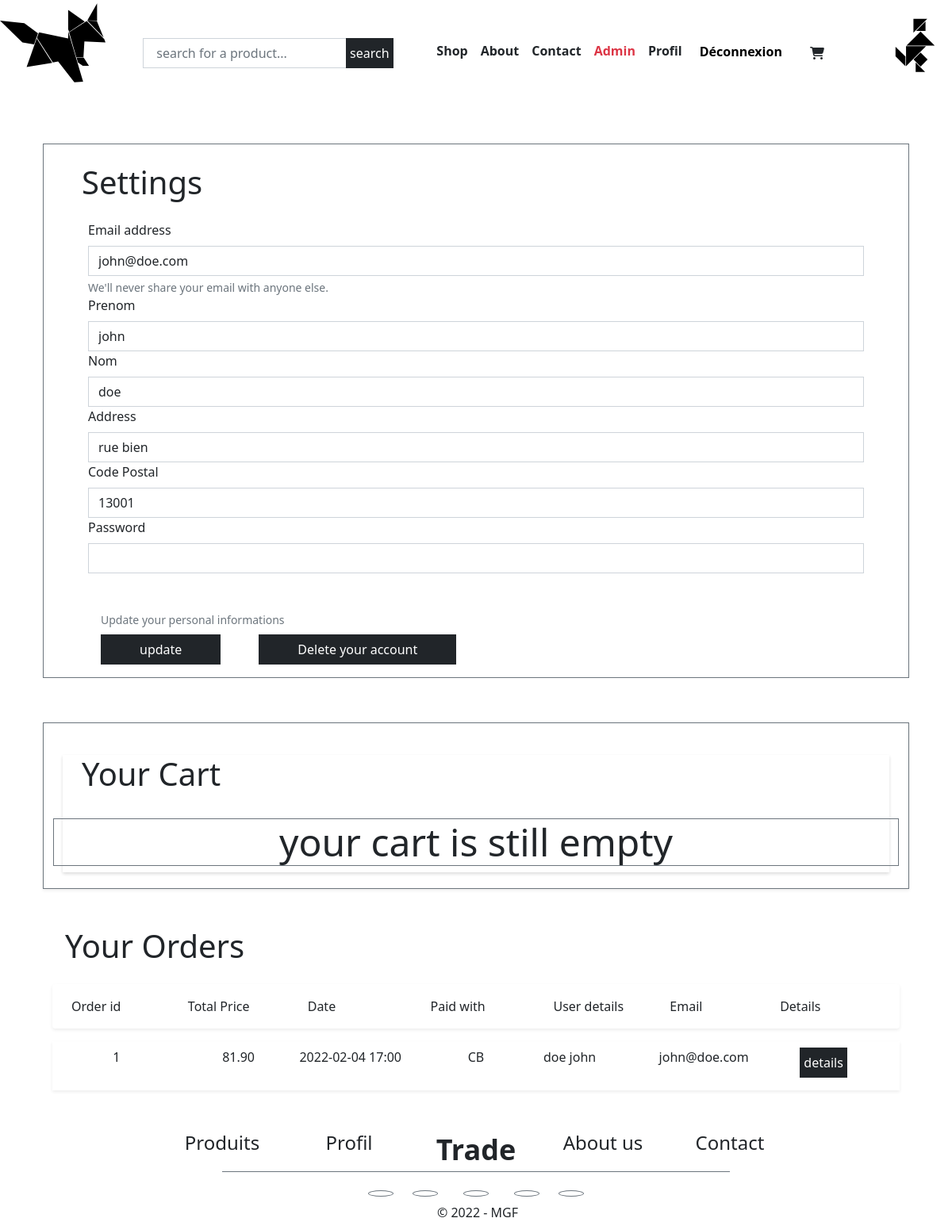
Page /profil.php (signed in) on the committed database.
### tables this page shows
CREATE TABLE IF NOT EXISTS Paniers (
    id_panier INT AUTO_INCREMENT NOT NULL, 
    id_utilisateur INT NOT NULL, 
    PRIMARY KEY (id_panier),
    CONSTRAINT FK_Paniers_id_utilisateur_Utilisateurs 
    FOREIGN KEY (id_utilisateur) REFERENCES Utilisateurs (id_utilisateur)
    );

CREATE TABLE IF NOT EXISTS Commandes (
    id_commande INT AUTO_INCREMENT NOT NULL, 
    date_commande DATETIME, 
    id_panier INT NOT NULL, 
    id_paiement INT NOT NULL,
    CONSTRAINT FK_Commandes_paniers_id_panier_paniers 
    FOREIGN KEY (id_panier) REFERENCES Paniers (id_panier), 
    CONSTRAINT FK_Commandes_id_paiement_Paiement 
    FOREIGN KEY (id_paiement) REFERENCES Paiements (id_paiement),  
    PRIMARY KEY (id_commande));

CREATE TABLE IF NOT EXISTS Paiements (
    id_paiement INT AUTO_INCREMENT NOT NULL, 
    nom_paiement VARCHAR(255), 
    PRIMARY KEY (id_paiement));

CREATE TABLE IF NOT EXISTS Utilisateurs (
    id_utilisateur INT AUTO_INCREMENT NOT NULL, 
    prenom VARCHAR(255), 
    nom VARCHAR(255), 
    email VARCHAR(255), 
    password VARCHAR(255), 
    address VARCHAR(255), 
    code_postal INT(5), 
    id_droit INT NOT NULL,
    PRIMARY KEY (id_utilisateur),
    CONSTRAINT FK_Utilisateurs_id_droit_droits FOREIGN KEY (id_droit) REFERENCES droits (id_droit) 
    );

### Controller/profil_controller.php (called while the page is built, shortened)
<?php
$user= new User();
if(isset($_SESSION['connected']))
{
    $all_infos= $user->getAllInfos();
    if($verify_profile=1)
    {
        $user_infos = $user->getUserInfos($_SESSION["id"]);
        $orders=$user->getAllOrders($_SESSION["id"]);
    }
    else
    {
        header('location:connexion.php');
        exit();
    }
}
else
{
    header('location:connexion.php');
    exit();
}

### Model/User.php (called while the page is built, shortened)
<?php
require_once 'Model/Model.php';
Class User extends Model
{
    public function getAllInfos()
    {
        $sql = "SELECT * FROM utilisateurs ";
        $result = $this->selectQuery($sql);
        $result = $result->fetchAll();
        return $result;
    }
    public function getUserInfos($id)
    {
        $sql = "SELECT * FROM utilisateurs WHERE id_utilisateur = :id_utilisateur";
        $params = [':id_utilisateur' => $id ];
        $result = $this->selectQuery($sql, $params);
        $info=$result->fetch();
        return $info;
    }
    public function getAllOrders( $id_utilisateurs)
    {
        $sql = "SELECT paniers.id_utilisateur, paniers.id_panier,
                        commandes.id_commande,commandes.date_commande,commandes.id_panier, commandes.id_paiement,
                        contient.id_produit, contient.quantité,
                        produits.id_produit, produits.nom_produit, produits.description_produit, produits.unit_price,
                        paiements.id_paiement, paiements.nom_paiement,
                SUM(contient.quantité*produits.unit_price) AS price
				FROM paniers
			    JOIN commandes ON paniers.id_panier = commandes.id_panier
                JOIN contient  ON paniers.id_panier = contient.id_panier
                JOIN produits  ON contient.id_produit = produits.id_produit
				JOIN paiements ON paiements.id_paiement = commandes.id_paiement
                WHERE paniers.id_utilisateur = :id_utilisateur
                GROUP BY commandes.id_commande
                ORDER BY commandes.date_commande DESC ";
        $params = [':id_utilisateur' => intval($id_utilisateurs) ];
        $result = $this->selectQuery($sql, $params);
        $commandes=$result->fetchAll();
        return $commandes;
    }
}

### Model/Model.php (called while the page is built, shortened)
<?php
abstract Class Model {
    private function getConn()
    {
        $server="localhost";
        $username="root";
        $password="";
        $database="boutique";
        $dsn = "mysql:host=$server;dbname=$database;charset=UTF8";
        $this->conn = new PDO($dsn, $username, $password);
        return $this->conn;
    }
    public function selectQuery($sql,$params=null)
    {
        if($params===null)
        {
            $result = $this->getConn()->query($sql);
        }
        else
        {
            $result = $this->getConn()->prepare($sql);
            $result->execute($params);
        }
        return $result;
    }
}

### profil.php (the view, shortened to what this page needs)
<?php require_once('Model/User.php'); ?>
<?php require_once('Controller/profil_controller.php'); ?>
    <div class="d-flex flex-column justify-content-center align-items-center">
        <div class="container-xl px-4 mt-4">
            <div class=" border border-secondary border-1 px-4 mt-4 mb-2">
                <div class="display-6 px-4 mt-4"><b>Settings </b></div>
                <form class="px-4 mt-4" id="updateUserForm" method="POST">
                    <div class=" px-2">
                        <label for="exampleInputEmail1" class="form-label"><span class="h6">Email address</span></label>
                        <input type="email" class="form-control rounded-0" name="email" id="exampleInputEmail1"
                        aria-describedby="emailHelp" value="<?= $_SESSION["email"]?>">
                        <div id="emailHelp" class="form-text">We'll never share your email with anyone else.</div>
                    </div>
                    <div class=" px-2">
                        <label for="exampleInputText1" class="form-label"><span class="h6">Prenom</span></label>
                        <input type="text" class="form-control rounded-0" name="prenom" id="exampleInputText1"
                        aria-describedby="textHelp" value="<?= $_SESSION["prenom"]?>">
                    </div>
                    <div class=" px-2">
                        <label for="exampleInputText1" class="form-label"><span class="h6">Nom</span></label>
                        <input type="text" class="form-control rounded-0" name="nom" id="exampleInputText1"
                        aria-describedby="textHelp" value="<?= $_SESSION["nom"]?>">
                    </div>
                    <div class=" px-2">
                        <label for="exampleInputText1" class="form-label"><span class="h6">Address</span></label>
                        <input type="text" class="form-control rounded-0" name="address" id="exampleInputText1"
                        aria-describedby="textHelp" value="<?= $_SESSION["address"]?>">
                    </div>
                    <div class=" px-2">
                        <label for="exampleInputText1" class="form-label"><span class="h6">Code Postal</span></label>
                        <input type="text" class="form-control rounded-0" name="code_postal" id="exampleInputText1"
                        aria-describedby="textHelp" value="<?= $_SESSION["zipCode"]?>">
                    </div>
                    <div class="mb-5 px-2">
                        <label for="exampleInputPassword1" class="form-label"><span class="h6">Password</span></label>
                        <input type="password" class="form-control rounded-0" name="password" id="exampleInputPassword1">
                    </div>
                    <div id="emailHelp" class="form-text small px-4 mb-2">Update your personal informations</div>
                    <div class="d-flex flex-row">
                        <div class="mb-3 form-check px-4">
                            <button type="submit" class="btn btn-dark px-5 rounded-0" name="submitUserUpdate">update</button>
                        </div>
                        <div class="mb-3 form-check px-4">
                            <button type="submit" class="btn btn-dark px-5 rounded-0" name="deleteUser">Delete your account</button>
                        </div>
                    </div>
                </form>
            </div>
        </div>
        <div class="container-xl px-4 mt-4 mb-4">
                    <div class="shadow-sm p-3 mb-5 bg-body rounded-0 border border-secondary border-1 px-4 mt-4">
                        <div class="shadow-sm mb-1 bg-body rounded-0">
                        <div class="shadow-sm mb-1 bg-body rounded-0">
                            <div class="display-6 px-4 mt-4 mb-4">
                                <b>Your Cart </b>
                            </div>
                            <?php if(isset($_SESSION['connected']) and isset($products_infos) and isset($quantity) ): ?>
                            <?php $tmp=''; ?>
                            <div class="row shadow-sm align-items-center p-3 mb-3 bg-body rounded-0">
                                <div class="col-md px-2" >Prod Img</div>
                                <div class="col-md " >Quantity</div>
                                <div class="col-md " >Unit Price</div>
                                <div class="col-md " >Product Name</div>
                                <div class="col-md-3 px-2" >Description</div>
                                <div class="col-md px-2" >Edit</div>
                            </div>
                                <?php for($i=0;$i<=isset($products_infos[$i]);$i++): ?>
                                    <?php   $tmp .= '<div class="jumbotron"><div class="d-flex flex-row align-items-center shadow-sm rounded-0">'; ?>
                                    <?php   $tmp .= '<div class="col-md-2 mt-3 px-2 h-25" ><img src="'.$products_infos[$i]['img_url'].'" class="prodPics"></div>';    ?>
                                    <?php   $tmp .= '<div class="col-md mt-1 text-justify" ><form method="POST" >';    ?>
                                    <?php   $tmp .= '<select class="form-select form-select-sm px-3" aria-label=".form-select-sm example" name="quantity">'; ?>
                                                        <?php $tmp .= '<option selected>'.$quantity[$i].'</option>'; ?>
                                                    <?php   for($j=0;$j<=$quantity[$i];$j++):     ?>
                                                    <?php $tmp .= '<option value="'.$j.','.$products_infos[$i]['id_produit'].'">'.$j.'</option>';   ?>
                                                    <?php endfor;  ?>
                                    <?php   $tmp .=  '</select>';
                                            $tmp .= '</form></div>';
                                    ?>
                                    <?php   $tmp .= '<div class="col-md mt-1 px-5 text-justify" >'.$products_infos[$i]['unit_price'].'</div>';    ?>
                                    <?php   $tmp .= '<div class="col-md-2 mt-1 px-2 text-justify small" >'.$products_infos[$i]['nom_produit'].'</div>';    ?>
                                    <?php   $tmp .= '<div class="col-md-3 mt-1 px-2 text-justify small" >'.substr($products_infos[$i]['description_produit'],0,70).'...</div>';    ?>
                                    <?php   $tmp .= '<div class="col-md mt-1 px-5" >
                                                            <form method="POST">
                                                                <div class="mb-3 form-check px-4 mb-2">
                                                                    <button type="submit" class="btn btn-dark rounded-0" name="submitProductDelete">delete</button></form>
                                                                </div>
                                                            </form>'; ?>
                                    <?php $tmp.='</div></div>'; ?>
                                    <?php endfor; echo $tmp;?>
                            <?php else: ?>
                                <div class="row">
                                    <div class="display-5 border border-secondary rounded-0 px-4 mb-2 mt-2 ml-2 text-center"">
                                        <b>your cart is still empty </b>
                                    </div>
                                </div>
                            <?php endif; ?>
                            </div>
                    </div>
        </div>
        <div class="container-xl px-4 mt-4 mb-4">
                        <div class="display-6 px-1 mt-4 mb-4">
                            <b>Your Orders </b>
                        </div>
                        <?php if(isset($_SESSION['connected']) && isset($orders)): ?>
                            <?php $tmp=''; ?>
                            <div class="row shadow-sm p-3 mb-3 bg-body rounded">
                                <div class="col-sm px-2" >Order id</div>
                                <div class="col-sm px-2" >Total Price</div>
                                <div class="col-sm " >Date</div>
                                <div class="col-sm " >Paid with</div>
                                <div class="col-sm " >User details</div>
                                <div class="col-sm px-1" >Email</div>
                                <div class="col-sm px-1" >Details</div>
                            </div>
                            <?php  for($i=0;$i<=isset($orders[$i]);$i++): ?>
                                <?php   $tmp = '<div class="jumbotron"><div class="row shadow-sm rounded-0">'; ?>
                                <?php   $tmp .= '<div class="col-sm mt-2 text-center" >'.$orders[$i]['id_commande'].'</div>';    ?>
                                <?php   $tmp .= '<div class="col-sm mt-2 px-1 text-center" >'.$orders[$i]['price'].'</div>';    ?>
                                <?php   $tmp .= '<div class="col-sm mt-2 px-1 text-justify" >'.substr($orders[$i]['date_commande'],0,16).'</div>';    ?>
                                <?php   $tmp .= '<div class="col-sm mt-2 text-center" >'.$orders[$i]['nom_paiement'].'</div>';    ?>
                                <?php   $tmp .= '<div class="col-sm mt-2 px-1 text-justify" >'.$user_infos['nom'].' '.$user_infos['prenom'].'</div>';    ?>
                                <?php   $tmp .= '<div class="col-sm mt-2 px-1 text-justify" >'.$user_infos['email'].'</div>';    ?>
                                <?php   $tmp .= '<div class="col-sm mt-2 " >
                                                            <form method="POST" action="commandes.php">
                                                                <div class="mb-3 form-check px-4">
                                                                    <button type="submit" class="btn btn-dark px-1 rounded-0 " name="detailsCommande" value="'.$orders[$i]['id_commande'].'">details</button></form>
                                                                </div>
                                                            </form>'; ?>
                                <?php   $tmp.='</div></div>'; ?>
                            <?php endfor; echo $tmp;?>
                        <?php else: ?>
                            <div class="row">
                                you don't have any order yet;
                            </div>
                        <?php endif; ?>
        </div>
    </div>
<?php require ('View/patron.php'); ?>

### View/CSS/style.css (style rules this page uses)
:root { --gray: gray; }
* { box-sizing: border-box; }

### rows in the picture
paniers: commandes.id_commande "1", commandes.date_commande "2022-02-04 17:00", paiements.nom_paiement "CB"
utilisateurs: nom "doe", prenom "john", email "john@doe.com"

### other values in the picture
$orders[$i]['price'] "81.90"
